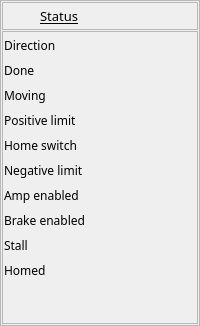
      <widget class="QFrame" name="frame_10">
       <property name="frameShape">
        <enum>QFrame::StyledPanel</enum>
       </property>
       <property name="frameShadow">
        <enum>QFrame::Raised</enum>
       </property>
       <layout class="QVBoxLayout" name="verticalLayout_15">
        <property name="spacing">
         <number>1</number>
        </property>
        <property name="margin">
         <number>1</number>
        </property>
        <item>
         <widget class="QFrame" name="frame_11">
          <property name="sizePolicy">
           <sizepolicy hsizetype="Preferred" vsizetype="Fixed">
            <horstretch>0</horstretch>
            <verstretch>0</verstretch>
           </sizepolicy>
          </property>
          <property name="minimumSize">
           <size>
            <width>0</width>
            <height>24</height>
           </size>
          </property>
          <property name="frameShape">
           <enum>QFrame::StyledPanel</enum>
          </property>
          <property name="frameShadow">
           <enum>QFrame::Raised</enum>
          </property>
          <layout class="QVBoxLayout" name="verticalLayout_18">
           <property name="spacing">
            <number>1</number>
           </property>
           <property name="margin">
            <number>1</number>
           </property>
           <item>
            <layout class="QHBoxLayout" name="horizontalLayout_26">
             <property name="spacing">
              <number>1</number>
             </property>
             <item>
              <widget class="QLabel" name="label_37">
               <property name="sizePolicy">
                <sizepolicy hsizetype="Fixed" vsizetype="Fixed">
                 <horstretch>0</horstretch>
                 <verstretch>0</verstretch>
                </sizepolicy>
               </property>
               <property name="minimumSize">
                <size>
                 <width>80</width>
                 <height>24</height>
                </size>
               </property>
               <property name="font">
                <font>
                 <family>Abyssinica SIL</family>
                 <pointsize>10</pointsize>
                 <underline>true</underline>
                </font>
               </property>
               <property name="text">
                <string>Status</string>
               </property>
              </widget>
             </item>
             <item>
              <spacer name="horizontalSpacer_7">
               <property name="orientation">
                <enum>Qt::Horizontal</enum>
               </property>
               <property name="sizeType">
                <enum>QSizePolicy::Fixed</enum>
               </property>
               <property name="sizeHint" stdset="0">
                <size>
                 <width>40</width>
                 <height>24</height>
                </size>
               </property>
              </spacer>
             </item>
            </layout>
           </item>
          </layout>
         </widget>
        </item>
        <item>
         <widget class="QFrame" name="frame_12">
          <property name="frameShape">
           <enum>QFrame::StyledPanel</enum>
          </property>
          <property name="frameShadow">
           <enum>QFrame::Raised</enum>
          </property>
          <layout class="QVBoxLayout" name="verticalLayout_16">
           <property name="spacing">
            <number>1</number>
           </property>
           <property name="margin">
            <number>1</number>
           </property>
           <item>
            <layout class="QVBoxLayout" name="verticalLayout_19" stretch="3,3,3,3,3,3,3,0,3,3">
             <property name="spacing">
              <number>1</number>
             </property>
             <item>
              <layout class="QHBoxLayout" name="horizontalLayout_12">
               <property name="spacing">
                <number>1</number>
               </property>
               <item>
                <widget class="QLabel" name="label_24">
                 <property name="sizePolicy">
                  <sizepolicy hsizetype="Fixed" vsizetype="Fixed">
                   <horstretch>0</horstretch>
                   <verstretch>0</verstretch>
                  </sizepolicy>
                 </property>
                 <property name="minimumSize">
                  <size>
                   <width>80</width>
                   <height>24</height>
                  </size>
                 </property>
                 <property name="font">
                  <font>
                   <family>Abyssinica SIL</family>
                   <pointsize>9</pointsize>
                  </font>
                 </property>
                 <property name="text">
                  <string>Direction</string>
                 </property>
                </widget>
               </item>
               <item>
                <widget class="QEBitStatus" name="qebitstatus">
                 <property name="numberOfBits">
                  <number>1</number>
                 </property>
                 <property name="variable" stdset="0">
                  <string>$(DMC)$(M).MSTA</string>
                 </property>
                </widget>
               </item>
              </layout>
             </item>
             <item>
              <layout class="QHBoxLayout" name="horizontalLayout_13">
               <property name="spacing">
                <number>1</number>
               </property>
               <item>
                <widget class="QLabel" name="label_25">
                 <property name="sizePolicy">
                  <sizepolicy hsizetype="Fixed" vsizetype="Fixed">
                   <horstretch>0</horstretch>
                   <verstretch>0</verstretch>
                  </sizepolicy>
                 </property>
                 <property name="minimumSize">
                  <size>
                   <width>80</width>
                   <height>24</height>
                  </size>
                 </property>
                 <property name="font">
                  <font>
                   <family>Abyssinica SIL</family>
                   <pointsize>9</pointsize>
                  </font>
                 </property>
                 <property name="text">
                  <string>Done</string>
                 </property>
                </widget>
               </item>
               <item>
                <widget class="QEBitStatus" name="qebitstatus_2">
                 <property name="numberOfBits">
                  <number>1</number>
                 </property>
                 <property name="shift">
                  <number>1</number>
                 </property>
                 <property name="variable" stdset="0">
                  <string>$(DMC)$(M).MSTA</string>
                 </property>
                </widget>
               </item>
              </layout>
             </item>
             <item>
              <layout class="QHBoxLayout" name="horizontalLayout_27">
               <property name="spacing">
                <number>1</number>
               </property>
               <item>
                <widget class="QLabel" name="label_38">
                 <property name="sizePolicy">
                  <sizepolicy hsizetype="Fixed" vsizetype="Fixed">
                   <horstretch>0</horstretch>
                   <verstretch>0</verstretch>
                  </sizepolicy>
                 </property>
                 <property name="minimumSize">
                  <size>
                   <width>80</width>
                   <height>24</height>
                  </size>
                 </property>
                 <property name="font">
                  <font>
                   <family>Abyssinica SIL</family>
                   <pointsize>9</pointsize>
                  </font>
                 </property>
                 <property name="text">
                  <string>Moving</string>
                 </property>
                </widget>
               </item>
               <item>
                <widget class="QEBitStatus" name="qebitstatus_3">
                 <property name="numberOfBits">
                  <number>1</number>
                 </property>
                 <property name="shift">
                  <number>10</number>
                 </property>
                 <property name="variable" stdset="0">
                  <string>$(DMC)$(M).MSTA</string>
                 </property>
                </widget>
               </item>
              </layout>
             </item>
             <item>
              <layout class="QHBoxLayout" name="horizontalLayout_14">
               <property name="spacing">
                <number>1</number>
               </property>
               <item>
                <widget class="QLabel" name="label_26">
                 <property name="sizePolicy">
                  <sizepolicy hsizetype="Fixed" vsizetype="Fixed">
                   <horstretch>0</horstretch>
                   <verstretch>0</verstretch>
                  </sizepolicy>
                 </property>
                 <property name="minimumSize">
                  <size>
                   <width>80</width>
                   <height>24</height>
                  </size>
                 </property>
                 <property name="font">
                  <font>
                   <family>Abyssinica SIL</family>
                   <pointsize>9</pointsize>
                  </font>
                 </property>
                 <property name="text">
                  <string>Positive limit</string>
                 </property>
                </widget>
               </item>
               <item>
                <widget class="QEBitStatus" name="qebitstatus_4">
                 <property name="numberOfBits">
                  <number>1</number>
                 </property>
                 <property name="shift">
                  <number>2</number>
                 </property>
                 <property name="variable" stdset="0">
                  <string>$(DMC)$(M).MSTA</string>
                 </property>
                </widget>
               </item>
              </layout>
             </item>
             <item>
              <layout class="QHBoxLayout" name="horizontalLayout_15">
               <property name="spacing">
                <number>1</number>
               </property>
               <item>
                <widget class="QLabel" name="label_28">
                 <property name="sizePolicy">
                  <sizepolicy hsizetype="Fixed" vsizetype="Fixed">
                   <horstretch>0</horstretch>
                   <verstretch>0</verstretch>
                  </sizepolicy>
                 </property>
                 <property name="minimumSize">
                  <size>
                   <width>80</width>
                   <height>24</height>
                  </size>
                 </property>
                 <property name="font">
                  <font>
                   <family>Abyssinica SIL</family>
                   <pointsize>9</pointsize>
                  </font>
                 </property>
                 <property name="text">
                  <string>Home switch</string>
                 </property>
                </widget>
               </item>
               <item>
                <widget class="QEBitStatus" name="qebitstatus_5">
                 <property name="numberOfBits">
                  <number>1</number>
                 </property>
                 <property name="shift">
                  <number>3</number>
                 </property>
                 <property name="variable" stdset="0">
                  <string>$(DMC)$(M).MSTA</string>
                 </property>
                </widget>
               </item>
              </layout>
             </item>
             <item>
              <layout class="QHBoxLayout" name="horizontalLayout_16">
               <property name="spacing">
                <number>1</number>
               </property>
               <item>
                <widget class="QLabel" name="label_27">
                 <property name="sizePolicy">
                  <sizepolicy hsizetype="Fixed" vsizetype="Fixed">
                   <horstretch>0</horstretch>
                   <verstretch>0</verstretch>
                  </sizepolicy>
                 </property>
                 <property name="minimumSize">
                  <size>
                   <width>80</width>
                   <height>24</height>
                  </size>
                 </property>
                 <property name="font">
                  <font>
                   <family>Abyssinica SIL</family>
                   <pointsize>9</pointsize>
                  </font>
                 </property>
                 <property name="text">
                  <string>Negative limit</string>
                 </property>
                </widget>
               </item>
               <item>
                <widget class="QEBitStatus" name="qebitstatus_6">
                 <property name="numberOfBits">
                  <number>1</number>
                 </property>
                 <property name="shift">
                  <number>13</number>
                 </property>
                 <property name="variable" stdset="0">
                  <string>$(DMC)$(M).MSTA</string>
                 </property>
                </widget>
               </item>
              </layout>
             </item>
             <item>
              <layout class="QHBoxLayout" name="horizontalLayout_17">
               <property name="spacing">
                <number>1</number>
               </property>
               <item>
                <widget class="QLabel" name="label_31">
                 <property name="sizePolicy">
                  <sizepolicy hsizetype="Fixed" vsizetype="Fixed">
                   <horstretch>0</horstretch>
                   <verstretch>0</verstretch>
                  </sizepolicy>
                 </property>
                 <property name="minimumSize">
                  <size>
                   <width>80</width>
                   <height>24</height>
                  </size>
                 </property>
                 <property name="font">
                  <font>
                   <family>Abyssinica SIL</family>
                   <pointsize>9</pointsize>
                  </font>
                 </property>
                 <property name="text">
                  <string>Amp enabled</string>
                 </property>
                </widget>
               </item>
               <item>
                <widget class="QEBitStatus" name="qebitstatus_7">
                 <property name="numberOfBits">
                  <number>1</number>
                 </property>
                 <property name="shift">
                  <number>5</number>
                 </property>
                 <property name="variable" stdset="0">
                  <string>$(DMC)$(M).MSTA</string>
                 </property>
                </widget>
               </item>
              </layout>
             </item>
             <item>
              <layout class="QHBoxLayout" name="horizontalLayout_28">
               <property name="spacing">
                <number>1</number>
               </property>
               <item>
                <widget class="QLabel" name="label_41">
                 <property name="sizePolicy">
                  <sizepolicy hsizetype="Fixed" vsizetype="Fixed">
                   <horstretch>0</horstretch>
                   <verstretch>0</verstretch>
                  </sizepolicy>
                 </property>
                 <property name="minimumSize">
                  <size>
                   <width>80</width>
                   <height>24</height>
                  </size>
                 </property>
                 <property name="font">
                  <font>
                   <family>Abyssinica SIL</family>
                   <pointsize>9</pointsize>
                  </font>
                 </property>
                 <property name="text">
                  <string>Brake enabled</string>
                 </property>
                </widget>
               </item>
               <item>
                <widget class="QEBitStatus" name="qebitstatus_10">
                 <property name="numberOfBits">
                  <number>1</number>
                 </property>
                 <property name="shift">
                  <number>0</number>
                 </property>
                 <property name="variable" stdset="0">
                  <string>$(DMC)$(M)_BRAKE_STATUS</string>
                 </property>
                </widget>
               </item>
              </layout>
             </item>
             <item>
              <layout class="QHBoxLayout" name="horizontalLayout_18">
               <property name="spacing">
                <number>1</number>
               </property>
               <item>
                <widget class="QLabel" name="label_32">
                 <property name="sizePolicy">
                  <sizepolicy hsizetype="Fixed" vsizetype="Fixed">
                   <horstretch>0</horstretch>
                   <verstretch>0</verstretch>
                  </sizepolicy>
                 </property>
                 <property name="minimumSize">
                  <size>
                   <width>80</width>
                   <height>24</height>
                  </size>
                 </property>
                 <property name="font">
                  <font>
                   <family>Abyssinica SIL</family>
                   <pointsize>9</pointsize>
                  </font>
                 </property>
                 <property name="text">
                  <string>Stall</string>
                 </property>
                </widget>
               </item>
               <item>
                <widget class="QEBitStatus" name="qebitstatus_8">
                 <property name="numberOfBits">
                  <number>1</number>
                 </property>
                 <property name="shift">
                  <number>4</number>
                 </property>
                 <property name="variable" stdset="0">
                  <string>$(DMC)$(M).MSTA</string>
                 </property>
                </widget>
               </item>
              </layout>
             </item>
             <item>
              <layout class="QHBoxLayout" name="horizontalLayout_19">
               <property name="spacing">
                <number>1</number>
               </property>
               <item>
                <widget class="QLabel" name="label_39">
                 <property name="sizePolicy">
                  <sizepolicy hsizetype="Fixed" vsizetype="Fixed">
                   <horstretch>0</horstretch>
                   <verstretch>0</verstretch>
                  </sizepolicy>
                 </property>
                 <property name="minimumSize">
                  <size>
                   <width>80</width>
                   <height>24</height>
                  </size>
                 </property>
                 <property name="font">
                  <font>
                   <family>Abyssinica SIL</family>
                   <pointsize>9</pointsize>
                  </font>
                 </property>
                 <property name="text">
                  <string>Homed</string>
                 </property>
                </widget>
               </item>
               <item>
                <widget class="QEBitStatus" name="qebitstatus_9">
                 <property name="numberOfBits">
                  <number>1</number>
                 </property>
                 <property name="shift">
                  <number>14</number>
                 </property>
                 <property name="variable" stdset="0">
                  <string>$(DMC)$(M).MSTA</string>
                 </property>
                </widget>
               </item>
              </layout>
             </item>
            </layout>
           </item>
           <item>
            <spacer name="verticalSpacer">
             <property name="orientation">
              <enum>Qt::Vertical</enum>
             </property>
             <property name="sizeHint" stdset="0">
              <size>
               <width>20</width>
               <height>40</height>
              </size>
             </property>
            </spacer>
           </item>
          </layout>
         </widget>
        </item>
       </layout>
      </widget>
